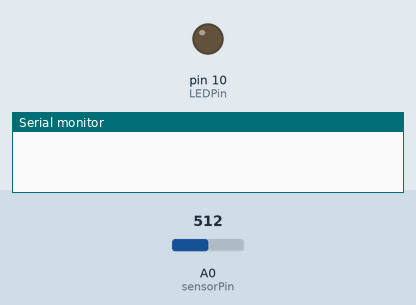
A sketch run on a simulated Arduino Uno, built with avr-gcc and run on an emulated ATmega328P. Parts: output pins drawn as LEDs (lit = HIGH), the last lines printed to the serial monitor. The inputs (shaded band) are chosen by the test bench; at power-on: A0 (sensorPin) = 512.

Above: at 1.0 s.
At 7.0 s:
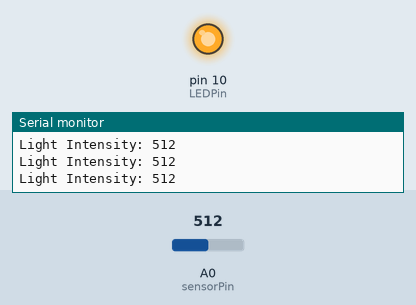
Timing chart, 0 to 9.2 s (numbered marks = the images above):
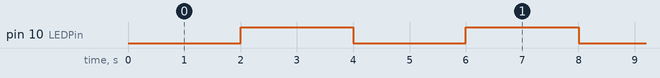

The sketch:

sketch_electromagneticWaveRadar.ino
```cpp
// nome dei pin della scheda Arduino utilizzati dal circuito
const int sensorPin = A0;
const int LEDPin = 10;

// variabili dichiarate
int lightAmount = 0; // memorizza il valore analogico dal sensore di luce
long timerLED = 0;
long timerSensor = 0;
int toggleLED = 0;

void setup() {
  // codice di installazione, eseguito una volta:

  pinMode(LEDPin, OUTPUT);

  // avvia il monitor seriale
  Serial.begin(9600);

}

void loop() {
  // codice principale, eseguito ripetutamente:

  transmitter ();

  receiver ();

}

void transmitter (){
    // codice per la trasmissione di un segnale a intervalli di 4 secondi
    if (millis() >= timerLED + 2000) {
      toggleLED = !toggleLED;
      digitalWrite(LEDPin, toggleLED);
      timerLED = millis();
  }

}

void receiver (){
  // codice per ricevere segnali ogni 1000 millisecondi
  if (millis() >= timerSensor + 1000) {

    // legge il sensore di luce e memorizza la misura in una variabile
    lightAmount = analogRead(sensorPin);

    // informazioni di output al monitor seriale
    Serial.print("Light Intensity: ");
    Serial.println(lightAmount);

    timerSensor = millis();

  }
}
```

Measured:
- by itself, pin 10 (LEDPin): alternates HIGH for 2.0 s and LOW for 2.0 s
